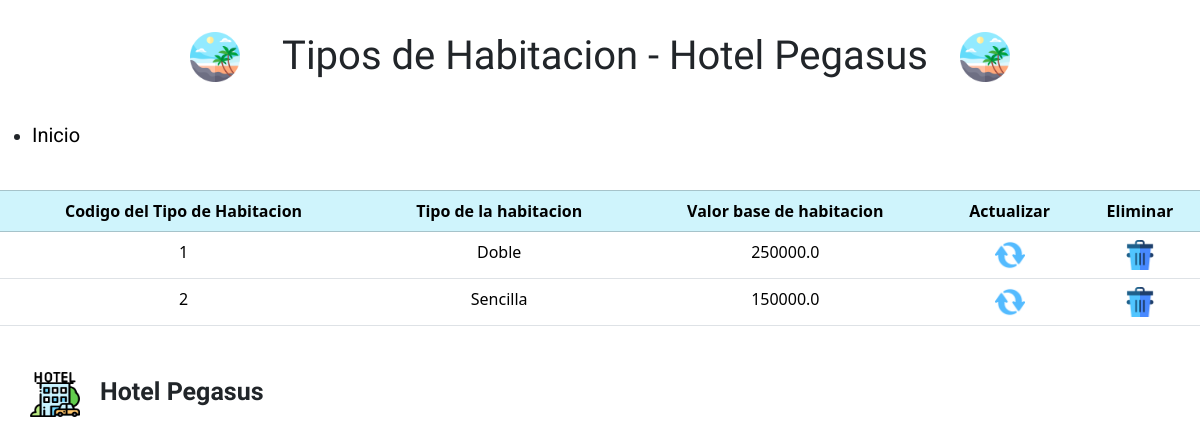
The app's page /habitaciones/verTipoHabitacion, older data.
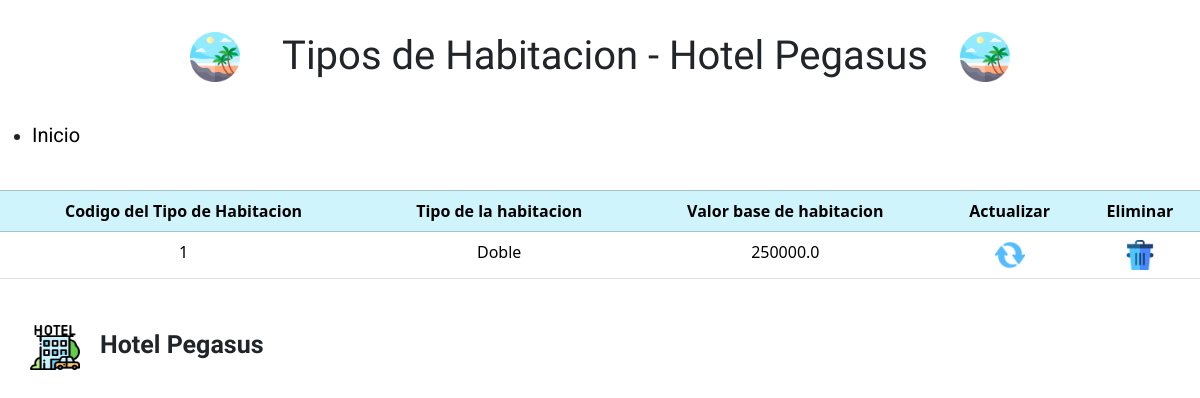
The same page, newer data.
### habitacionesGestion/models.py (models this page shows)
class tb_tipoHabitacion(models.Model):
    codigo_tpH = models.IntegerField(primary_key=True,default=0, verbose_name='Codigo del tipo de habitacion')
    tipo_tpH = models.CharField(max_length=70,verbose_name='Tipo de habitacion')
    valorBase_tpH = models.FloatField(verbose_name='Valor base del tipo de habitacion')

### habitacionesGestion/views.py (the view)
# urls.py: path('verTipoHabitacion',verTipoHabitacion,name='verTipoHabitacion'),
def verTipoHabitacion(request):
    tipoHabitacion = tb_tipoHabitacion.objects.all()
    context = {
        'tipoHabitacion' : tipoHabitacion
    }
    return render(request, 'mostrarTipoHabitacion.html', context)

### templates/mostrarTipoHabitacion.html (shortened to what this page needs)
{% load static %}
<!DOCTYPE html>
<html lang="es">
<head>
    <link href="https://cdn.jsdelivr.net/npm/bootstrap@5.3.2/dist/css/bootstrap.min.css" rel="stylesheet">
    <link rel="stylesheet" href="{% static 'css/verUsuarios.css' %}">
</head>
<body>
    <header>
        <div class="logoIzquierdo">
            <img src="{% static 'img/playa.png' %}" alt="logoIzquierda">
        </div>
        <h1 class="tituloEncabezado">Tipos de Habitacion - Hotel Pegasus</h1>
        <div class="logoIzquierdo">
            <img src="{% static 'img/playa.png' %}" alt="logoIzquierda">
        </div>
    </header>
    <ul>
        <li>
            <a href="{% url 'inicioHabitaciones' %}">Inicio</a>
        </li>
    </ul>
    <table class="table">
        <br>
        <thead class="table-info table-bordered">
                <tr>
                    <th scope='col'>Codigo del Tipo de Habitacion</th>
                    <th scope='col'>Tipo de la habitacion</th>
                    <th scope='col'>Valor base de habitacion</th>
                    <th scope='col'>Actualizar</th>
                    <th scope='col'>Eliminar</th>
                </tr>
            {% for i in tipoHabitacion%}
            </thead>
                <tr>
                    <td>{{i.codigo_tpH}}</td>
                    <td>{{i.tipo_tpH}}</td>
                    <td>{{i.valorBase_tpH}}</td>
                    <td>
                        <a href="actualizaTipoHabitacion/{{i.codigo_tpH}}"><img src="{% static "img/actualizar.png" %}" alt="imagenActualizar" width="30px" ></a>
                    </td>
                    <td>
                        <a href="eliminarTipoHabitacion/{{i.codigo_tpH}}"><img src="{% static "img/eliminar.png"%}" alt="imagenEliminar" width='30px'></a>
                    </td>
                </tr>
            {% endfor %}
    </table>
    <footer>
        <div class="contenedorFooter">
            <img src="{% static 'img/hotel.png' %}" alt="hotelIcono">
            <h3>Hotel Pegasus</h3>
        </div>
    </footer>
</body>
</html>

Row changes from the older to the newer data that the page shows:
removed tb_tipoHabitacion: codigo_tpH "2", tipo_tpH "Sencilla", valorBase_tpH "150000.0"
